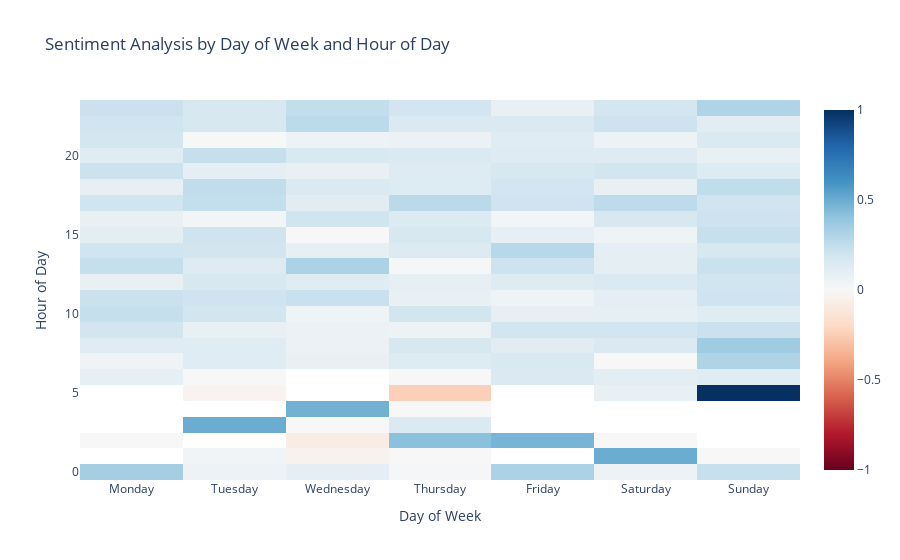

The notebook cell this image was saved under:
### Code cell
# Add a new column for the day of the week
chat_data['day_of_week'] = chat_data['datetime'].dt.dayofweek

# Create a pivot table for sentiment analysis
pivot_table = chat_data.pivot_table(values='polarity', index='hour', columns='day_of_week', aggfunc=np.mean)

# Replace the integers with the names of the days
pivot_table.columns = pivot_table.columns.to_series().replace({0:'Monday', 1:'Tuesday', 2:'Wednesday', 3:'Thursday', 4:'Friday', 5:'Saturday', 6:'Sunday'})

# Create the heatmap
fig = go.Figure(data=go.Heatmap(
    z=pivot_table.values,
    x=pivot_table.columns,
    y=pivot_table.index,
    colorscale='RdBu',
    zmin=-1,
    zmax=1
))

# Update the layout
fig.update_layout(
    title='Sentiment Analysis by Day of Week and Hour of Day',
    xaxis_title='Day of Week',
    yaxis_title='Hour of Day',
    plot_bgcolor='white',
    paper_bgcolor='white'
)

# Show the plot
fig.show()

### Figure 1 — Plotly figure (JSON) as saved in the notebook; plotly's stock layout.template omitted (floating-point values rounded to 4 significant figures; data arrays with more than 128 entries replaced by an {"elided": "..."} marker saying what was removed)
{"data": [{"colorscale": [[0, "rgb(103,0,31)"], [0.1, "rgb(178,24,43)"], [0.2, "rgb(214,96,77)"], [0.3, "rgb(244,165,130)"], [0.4, "rgb(253,219,199)"], [0.5, "rgb(247,247,247)"], [0.6, "rgb(209,229,240)"], [0.7, "rgb(146,197,222)"], [0.8, "rgb(67,147,195)"], [0.9, "rgb(33,102,172)"], [1, "rgb(5,48,97)"]], "type": "heatmap", "x": ["Monday", "Tuesday", "Wednesday", "Thursday", "Friday", "Saturday", "Sunday"], "y": [0, 1, 2, 3, 4, 5, 6, 7, 8, 9, 10, 11, 12, 13, 14, 15, 16, 17, 18, 19, 20, 21, 22, 23], "z": {"elided": "24x7 float values"}, "zmax": 1, "zmin": -1}], "layout": {"paper_bgcolor": "white", "plot_bgcolor": "white", "title": {"text": "Sentiment Analysis by Day of Week and Hour of Day"}, "xaxis": {"title": {"text": "Day of Week"}}, "yaxis": {"title": {"text": "Hour of Day"}}}}
